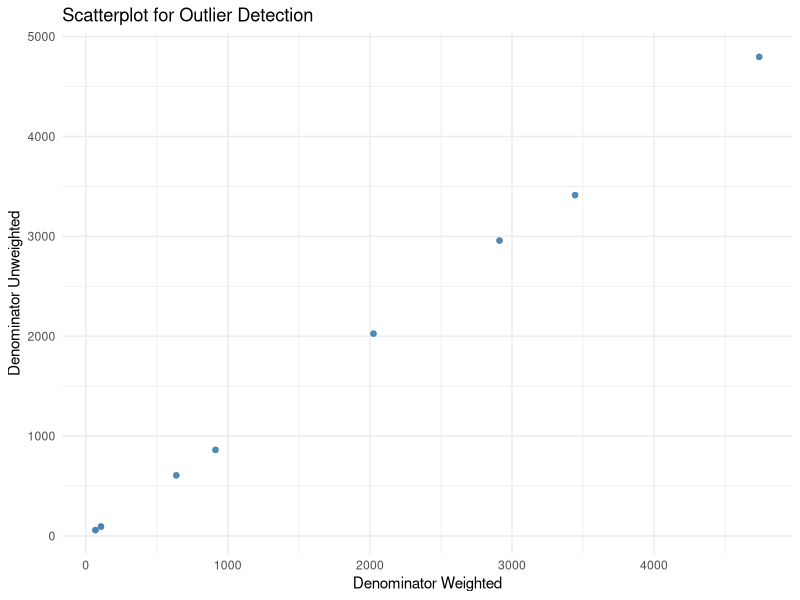
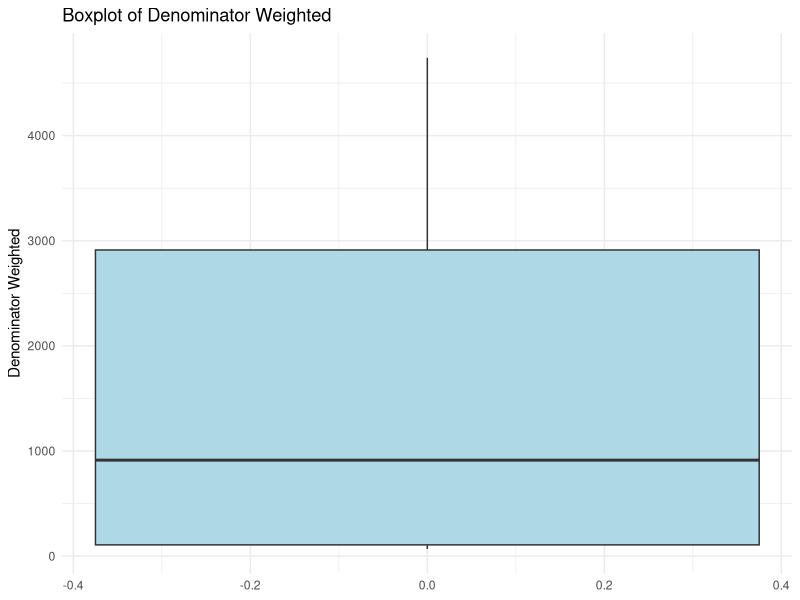

Write R code to recreate these figures, in order. (Note: this script raises an error after producing the figures.)
## ---- chunk 1
knitr::opts_chunk$set(echo = FALSE,   results = "hide",  message = FALSE,   # hide package messages
  warning = FALSE)
## ---- chunk 2
library(dplyr)
library(tidyr)
library(stringr)
library(readr)
library(here)
library(ggplot2)

library(purrr)
getwd()
list.files("data/raw_data")
## ---- chunk 3
ari_df <- read_csv(here("raw_data", "symptoms-of-acute-respiratory-infection-ari_national_zaf.csv"))
## ---- chunk 4
head(ari_df)
## ---- chunk 5
ari_df <- ari_df[-1, ]
## ---- chunk 6
dim(ari_df)
## ---- chunk 7
dup_check <- ari_df %>%
  group_by(Indicator, SurveyYear, CharacteristicId, Value) %>%
  filter(n() > 1)

dup_check

## ---- chunk 8

data.frame(
  Column = names(ari_df),
  Missing_Percentage = paste0(round(colMeans(is.na(ari_df)) * 100, 2), "%")
  )

## ---- chunk 9
data.frame(
  Column = names(ari_df),
  Missing_Data = paste0(colSums(is.na(ari_df)))
  )
## ---- chunk 10
data.frame(
  Column = names(ari_df),
  paste0(sapply(ari_df, typeof))
)

## ---- chunk 11
str(ari_df)

## ---- chunk 12
ari_df <- ari_df %>%
  mutate(
        Value = as.numeric(Value),
    Precision = as.numeric(Precision),
    SurveyYear = as.integer(SurveyYear),
    IndicatorOrder = as.integer(IndicatorOrder),
    CharacteristicId = as.integer(CharacteristicId),
    CharacteristicOrder = as.integer(CharacteristicOrder),
    IsTotal = as.logical(as.integer(IsTotal)),
    IsPreferred = as.logical(as.integer(IsPreferred)),
    SurveyYearLabel = as.integer(SurveyYearLabel),
    DenominatorWeighted = as.numeric(DenominatorWeighted),
    DenominatorUnweighted = as.numeric(DenominatorUnweighted),
  )
## ---- chunk 13


# Summary table: column name, number of unique values, sample of unique values
n_sample <- 3

summary_tbl <- ari_df %>%
  map_df(~ tibble(
    n_unique = n_distinct(.),
    sample_values = paste(head(unique(.), n_sample), collapse = ", ")
  ), .id = "column")


summary_tbl


## ---- chunk 14
ari_df <- ari_df %>%

 select(
     -ISO3, 
    -DHS_CountryCode, 
    -CountryName, 
    -SurveyId,
    -ByVariableId, 
    -ByVariableLabel, 
    -IsTotal,
    -RegionId, 
    -SurveyYearLabel, 
    -SurveyType,
    -CharacteristicOrder
  )
## ---- chunk 15




ari_df <- ari_df %>%
   mutate(
    # 4740 <-> 4797
    DenominatorUnweighted = if_else(
      is.na(DenominatorUnweighted) & DenominatorWeighted == 4740,
      4797,
      DenominatorUnweighted
    ),
    DenominatorWeighted = if_else(
      is.na(DenominatorWeighted) & DenominatorUnweighted == 4797,
      4740,
      DenominatorWeighted
    ),

    # 2912 <-> 2958
    DenominatorUnweighted = if_else(
      is.na(DenominatorUnweighted) & DenominatorWeighted == 2912,
      2958,
      DenominatorUnweighted
    ),
    DenominatorWeighted = if_else(
      is.na(DenominatorWeighted) & DenominatorUnweighted == 2958,
      2912,
      DenominatorWeighted
    ),

    # 2025 <-> 2026
    DenominatorUnweighted = if_else(
      is.na(DenominatorUnweighted) & DenominatorWeighted == 2025,
      2026,
      DenominatorUnweighted
    ),
    DenominatorWeighted = if_else(
      is.na(DenominatorWeighted) & DenominatorUnweighted == 2026,
      2025,
      DenominatorWeighted
    ),

    # 3444 <-> 3413
    DenominatorUnweighted = if_else(
      is.na(DenominatorUnweighted) & DenominatorWeighted == 3444,
      3413,
      DenominatorUnweighted
    ),
    DenominatorWeighted = if_else(
      is.na(DenominatorWeighted) & DenominatorUnweighted == 3413,
      3444,
      DenominatorWeighted
    ),

    # 68 <-> 59
    DenominatorUnweighted = if_else(
      is.na(DenominatorUnweighted) & DenominatorWeighted == 68,
      59,
      DenominatorUnweighted
    ),
    DenominatorWeighted = if_else(
      is.na(DenominatorWeighted) & DenominatorUnweighted == 59,
      68,
      DenominatorWeighted
    ),

    # 107 <-> 94
    DenominatorUnweighted = if_else(
      is.na(DenominatorUnweighted) & DenominatorWeighted == 107,
      94,
      DenominatorUnweighted
    ),
    DenominatorWeighted = if_else(
      is.na(DenominatorWeighted) & DenominatorUnweighted == 94,
      107,
      DenominatorWeighted
    ),

    # 637 <-> 607
    DenominatorUnweighted = if_else(
      is.na(DenominatorUnweighted) & DenominatorWeighted == 637,
      607,
      DenominatorUnweighted
    ),
    DenominatorWeighted = if_else(
      is.na(DenominatorWeighted) & DenominatorUnweighted == 607,
      637,
      DenominatorWeighted
    ),

    # 913 <-> 862
    DenominatorUnweighted = if_else(
      is.na(DenominatorUnweighted) & DenominatorWeighted == 913,
      862,
      DenominatorUnweighted
    ),
    DenominatorWeighted = if_else(
      is.na(DenominatorWeighted) & DenominatorUnweighted == 862,
      913,
      DenominatorWeighted
    )
  )




ari_df[
       c("DenominatorWeighted", "DenominatorUnweighted")]

## ---- chunk 16
ggplot(ari_df, aes(x = DenominatorWeighted, y = DenominatorUnweighted)) +
  geom_point(alpha = 0.6, color = "steelblue") +
  labs(title = "Scatterplot for Outlier Detection",
       x = "Denominator Weighted",
       y = "Denominator Unweighted") +
  theme_minimal()


ggplot(ari_df, aes(y = DenominatorWeighted)) +
  geom_boxplot(fill = "lightblue", outlier.color = "red", outlier.shape = 16) +
  labs(title = "Boxplot of Denominator Weighted",
       y = "Denominator Weighted") +
  theme_minimal()




## ---- chunk 17
dim(ari_df)
## ---- chunk 18
write_csv(ari_df, here("cleaned_data", "symptoms-of-acute-respiratory-infection-ari_cleaned.csv"))
